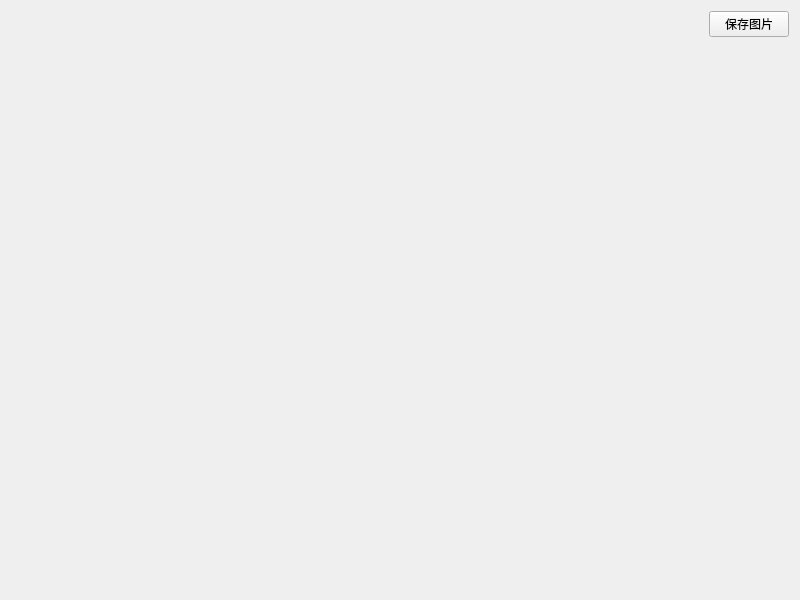
<?xml version="1.0" encoding="UTF-8"?>
<ui version="4.0">
 <class>SmoothGauss</class>
 <widget class="QWidget" name="SmoothGauss">
  <property name="geometry">
   <rect>
    <x>0</x>
    <y>0</y>
    <width>800</width>
    <height>600</height>
   </rect>
  </property>
  <property name="windowTitle">
   <string>SmoothGauss</string>
  </property>
  <layout class="QGridLayout" name="gridLayout">
   <item row="1" column="0">
    <widget class="MyLabel" name="Sview">
     <property name="text">
      <string/>
     </property>
    </widget>
   </item>
   <item row="0" column="0" alignment="Qt::AlignRight">
    <widget class="QPushButton" name="pushButton">
     <property name="text">
      <string>保存图片</string>
     </property>
    </widget>
   </item>
  </layout>
 </widget>
 <layoutdefault spacing="6" margin="11"/>
 <customwidgets>
  <customwidget>
   <class>MyLabel</class>
   <extends>QLabel</extends>
   <header location="global">MyLabel.h</header>
  </customwidget>
 </customwidgets>
 <resources/>
 <connections/>
</ui>
